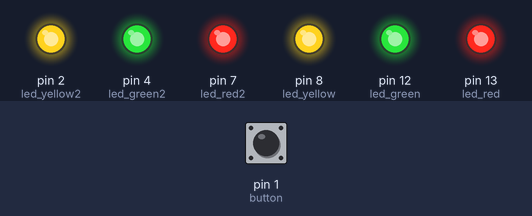
A sketch run on a simulated Arduino Uno, built with avr-gcc and run on an emulated ATmega328P. Shown: output pins drawn as LEDs (lit = HIGH). The inputs (shaded band) are chosen by the test bench; at power-on: pin 1 (button) HIGH.

Above: at 1.2 s.
1.3 s: pin 1 (button) pulled LOW for 0.15 s
At 4.3 s:
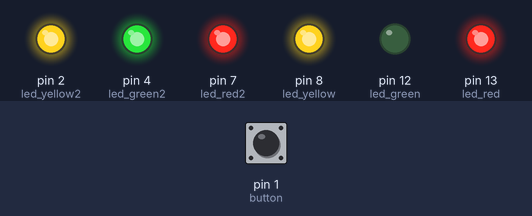
4.4 s: pin 1 (button) pulled LOW for 1 s
At 7.9 s:
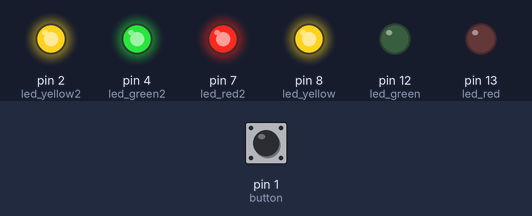
8.4 s: pin 1 (button) pulled LOW for 3.2 s
At 11.1 s:
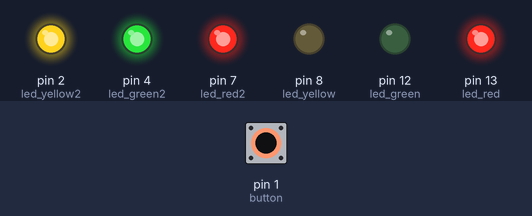
Timing chart, 0 to 14.5 s (numbered marks = the images above; inputs shaded):
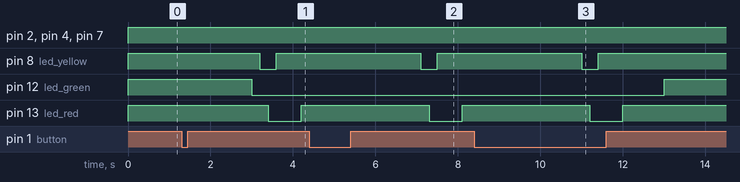

Measured:
- after the input at 1.3 s, pin 8 (led_yellow): HIGH → LOW after 1.9 s, → HIGH 0.40 s later; pin 12 (led_green): HIGH → LOW after 1.7 s; pin 13 (led_red): HIGH → LOW after 2.1 s, → HIGH 0.80 s later
- after the input at 4.4 s, pin 8 (led_yellow): HIGH → LOW after 2.7 s, → HIGH 0.40 s later; pin 12 (led_green): stays LOW (without the input it goes to HIGH after 0.80 s); pin 13 (led_red): HIGH → LOW after 2.9 s, → HIGH 0.80 s later
- after the input at 8.4 s, pin 8 (led_yellow): HIGH → LOW after 2.6 s, → HIGH 0.40 s later; pin 12 (led_green): LOW → HIGH after 4.6 s instead of 0.70 s; pin 13 (led_red): HIGH → LOW after 2.8 s, → HIGH 0.80 s later

The sketch:

original_creativity.ino
```cpp
int led_red = 13;
int led_green = 12;
int led_yellow = 8;
int led_red2 = 7;
int led_green2 = 4;
int led_yellow2 = 2;
int button = 1;


void setup() {

  pinMode(led_red, OUTPUT);
  pinMode(led_green, OUTPUT);
  pinMode(led_yellow, OUTPUT);
  pinMode(led_red2, OUTPUT);
  pinMode(led_green2, OUTPUT);
  pinMode(led_yellow2, OUTPUT);
  pinMode(button, INPUT);
}
void loop() {
  if (digitalRead(button) == LOW) {
    digitalWrite(led_red, HIGH);
    delay(200);
    digitalWrite(led_green2, HIGH);
    delay(1000);
    digitalWrite(led_yellow2, HIGH);
    delay(400);
    digitalWrite(led_red2, HIGH);
    delay(100);
    digitalWrite(led_green, LOW);
    delay(200);
    digitalWrite(led_yellow, LOW);
    delay(200);
    digitalWrite(led_red, LOW);
    delay(200);
    digitalWrite(led_yellow, HIGH);
    delay(400);
    digitalWrite(led_red, LOW);
    delay(200);
    digitalWrite(led_red, HIGH);
    delay(1000);

  }

  else {
    digitalWrite(led_red, HIGH);
    digitalWrite(led_yellow, HIGH);
    digitalWrite(led_green, HIGH);
    digitalWrite(led_red2, HIGH);
    digitalWrite(led_yellow2, HIGH);
    digitalWrite(led_green2, HIGH);
  }

}
```
